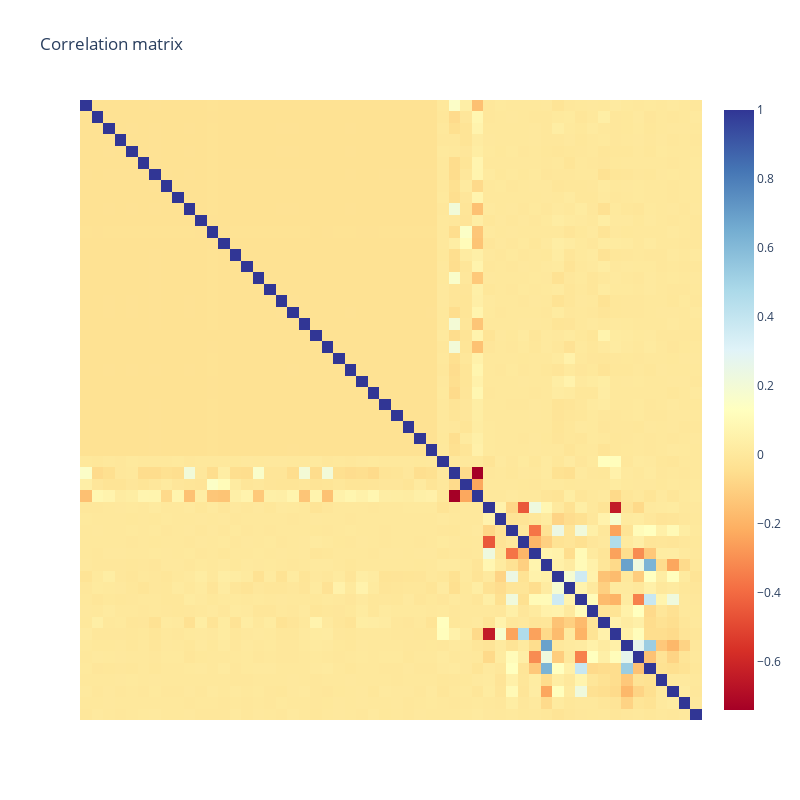

The cell this chart's notebook holds for it:
### Code cell
correlation_matrix = encoded_df.corr()
fig = go.Figure(
    data=go.Heatmap(
        z=correlation_matrix,
        x=list(encoded_df.columns),
        y=list(encoded_df.columns),
        colorscale="rdylbu",
    )
)

fig.update_layout(
    showlegend=False, width=800, height=800, autosize=False, title="Correlation matrix"
)

fig.update_yaxes(showticklabels=False, autorange="reversed")
fig.update_xaxes(showticklabels=False)
fig.show()

### Figure 1 — Plotly figure (JSON) as saved in the notebook; plotly's stock layout.template omitted (floating-point values rounded to 4 significant figures; data arrays with more than 128 entries replaced by an {"elided": "..."} marker saying what was removed)
{"data": [{"colorscale": [[0, "rgb(165,0,38)"], [0.1, "rgb(215,48,39)"], [0.2, "rgb(244,109,67)"], [0.3, "rgb(253,174,97)"], [0.4, "rgb(254,224,144)"], [0.5, "rgb(255,255,191)"], [0.6, "rgb(224,243,248)"], [0.7, "rgb(171,217,233)"], [0.8, "rgb(116,173,209)"], [0.9, "rgb(69,117,180)"], [1, "rgb(49,54,149)"]], "type": "heatmap", "x": ["posteam_ATL", "posteam_BAL", "posteam_BUF", "posteam_CAR", "posteam_CHI", "posteam_CIN", "posteam_CLE", "posteam_DAL", "posteam_DEN", "posteam_DET", "posteam_GB", "posteam_HOU", "posteam_IND", "posteam_JAX", "posteam_KC", "posteam_LA", "posteam_LAC", "posteam_LV", "posteam_MIA", "posteam_MIN", "posteam_NE", "posteam_NO", "posteam_NYG", "posteam_NYJ", "posteam_PHI", "posteam_PIT", "posteam_SEA", "posteam_SF", "posteam_TB", "posteam_TEN", "posteam_WAS", "posteam_type_home", "roof_dome", "roof_open", "roof_outdoors", "yardline_100", "game_seconds_remaining", "down", "goal_to_go", "ydstogo", "yards_gained", "shotgun", "no_huddle", "qb_dropback", "qb_scramble", "score_differential", "td_prob", "wpa", "first_down_rush", "first_down_pass", "interception", "qb_hit", "fumble", "div_game"], "y": ["posteam_ATL", "posteam_BAL", "posteam_BUF", "posteam_CAR", "posteam_CHI", "posteam_CIN", "posteam_CLE", "posteam_DAL", "posteam_DEN", "posteam_DET", "posteam_GB", "posteam_HOU", "posteam_IND", "posteam_JAX", "posteam_KC", "posteam_LA", "posteam_LAC", "posteam_LV", "posteam_MIA", "posteam_MIN", "posteam_NE", "posteam_NO", "posteam_NYG", "posteam_NYJ", "posteam_PHI", "posteam_PIT", "posteam_SEA", "posteam_SF", "posteam_TB", "posteam_TEN", "posteam_WAS", "posteam_type_home", "roof_dome", "roof_open", "roof_outdoors", "yardline_100", "game_seconds_remaining", "down", "goal_to_go", "ydstogo", "yards_gained", "shotgun", "no_huddle", "qb_dropback", "qb_scramble", "score_differential", "td_prob", "wpa", "first_down_rush", "first_down_pass", "interception", "qb_hit", "fumble", "div_game"], "z": {"elided": "54x54 float values"}}], "layout": {"autosize": false, "height": 800, "showlegend": false, "title": {"text": "Correlation matrix"}, "width": 800, "xaxis": {"showticklabels": false}, "yaxis": {"autorange": "reversed", "showticklabels": false}}}
